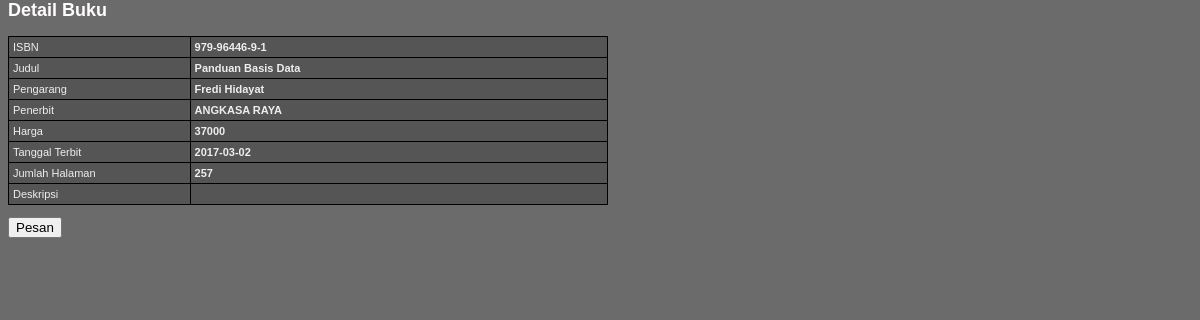
Screenshot of /detailbuku.php?isbn=979-96446-9-1 with the database file from the repository.
### tables this page shows
CREATE TABLE BUKU (
    BUKU_ISBN CHAR(13) NOT NULL,
    BUKU_JUDUL VARCHAR(75),
    PENERBIT_ID CHAR(4),
    BUKU_TGLTERBIT DATE,
    BUKU_JMLHALAMAN INT,
    BUKU_DESKRIPSI TEXT,
    BUKU_HARGA DECIMAL,
    PRIMARY KEY(BUKU_ISBN),
    FOREIGN KEY(PENERBIT_ID)
    REFERENCES PENERBIT(PENERBIT_ID)
);

CREATE TABLE PENGARANG (
    PENGARANG_ID CHAR(3) NOT NULL,
    PENGARANG_NAMA VARCHAR(30),
    PRIMARY KEY(PENGARANG_ID)
);

CREATE TABLE PENERBIT (
    PENERBIT_ID CHAR(4),
    PENERBIT_NAMA VARCHAR(50),
    PRIMARY KEY(PENERBIT_ID)
);

### detailbuku.php (the view, shortened to what this page needs)
<html>
<head>
<link href="framelayout.css" rel="stylesheet" type="text/css" />
</head>
<body>
<?php
include("dbconn.php");
$isbn = $_GET['isbn'];
?>
<h2>Detail Buku</h2>
<?php
$query = "
SELECT
    a.BUKU_ISBN,
    a.BUKU_JUDUL,
    c.PENGARANG_NAMA,
    b.PENERBIT_NAMA,
    a.BUKU_HARGA,
    a.BUKU_TGLTERBIT,
    a.BUKU_JMLHALAMAN,
    a.BUKU_DESKRIPSI
FROM
    BUKU a
JOIN
    PENERBIT b ON a.PENERBIT_ID = b.PENERBIT_ID
JOIN
    LINK_BUKU_PENGARANG d ON a.BUKU_ISBN = d.BUKU_ISBN
JOIN
    PENGARANG c ON c.PENGARANG_ID = d.PENGARANG_ID
WHERE
    a.BUKU_ISBN = '$isbn'";
$result = mysqli_query($link, $query);
if ($result && $row = mysqli_fetch_array($result)) {
    list($buku_isbn, $buku_judul, $pengarang_nama, $penerbit_nama, $buku_harga, $buku_tglterbit, $buku_jmlhalaman, $buku_deskripsi) = $row;
?>
<table class="buku">
<tr>
    <td width="200" align="left">ISBN</td>
    <td width="490" align="left"><strong><?php echo htmlspecialchars($buku_isbn); ?></strong></td>
</tr>
<tr>
    <td width="200" align="left">Judul</td>
    <td width="490" align="left"><strong><?php echo htmlspecialchars($buku_judul); ?></strong></td>
</tr>
<tr>
    <td width="200" align="left">Pengarang</td>
    <td width="490" align="left"><strong><?php echo htmlspecialchars($pengarang_nama); ?></strong></td>
</tr>
<tr>
    <td width="200" align="left">Penerbit</td>
    <td width="490" align="left"><strong><?php echo htmlspecialchars($penerbit_nama); ?></strong></td>
</tr>
<tr>
    <td width="200" align="left">Harga</td>
    <td width="490" align="left"><strong><?php echo htmlspecialchars($buku_harga); ?></strong></td>
</tr>
<tr>
    <td width="200" align="left">Tanggal Terbit</td>
    <td width="490" align="left"><strong><?php echo htmlspecialchars($buku_tglterbit); ?></strong></td>
</tr>
<tr>
    <td width="200" align="left">Jumlah Halaman</td>
    <td width="490" align="left"><strong><?php echo htmlspecialchars($buku_jmlhalaman); ?></strong></td>
</tr>
<tr>
    <td width="200" align="left" valign="top">Deskripsi</td>
    <td width="490" align="left"><?php echo nl2br(htmlspecialchars($buku_deskripsi)); ?></td>
</tr>
</table>
<?php
} else {
    echo "<p>Buku tidak ditemukan.</p>";
}
?>
<p><input type="button" value="Pesan" onClick="document.location.href='pesan.php'"></p>
</body>
</html>

### framelayout.css (style rules this page uses)
body, html { margin-top: 0; padding: 0; color: #fffdfd; background-color: #6b6b6b; font: 12px Verdana, Arial, Helvetica, sans-serif; }
table.buku { text-align: center; font-family: Verdana, Geneva, sans-serif; font-weight: normal; font-size: 11px; color: #002; width: 600px; background-color: rgb(126, 126, 126); border: 0; border-collapse: collapse; border-spacing: 0; }
table.buku td { background-color: rgb(85, 85, 85); color: #eee; padding: 4px; text-align: left; border: 1px solid #000; }

### rows the page displays
buku: BUKU_ISBN "979-96446-9-1", BUKU_JUDUL "Panduan Basis Data", pengarang.PENGARANG_NAMA "Fredi Hidayat", PENERBIT_ID.PENERBIT_NAMA "ANGKASA RAYA", BUKU_HARGA "37000", BUKU_TGLTERBIT "2017-03-02", BUKU_JMLHALAMAN "257"
